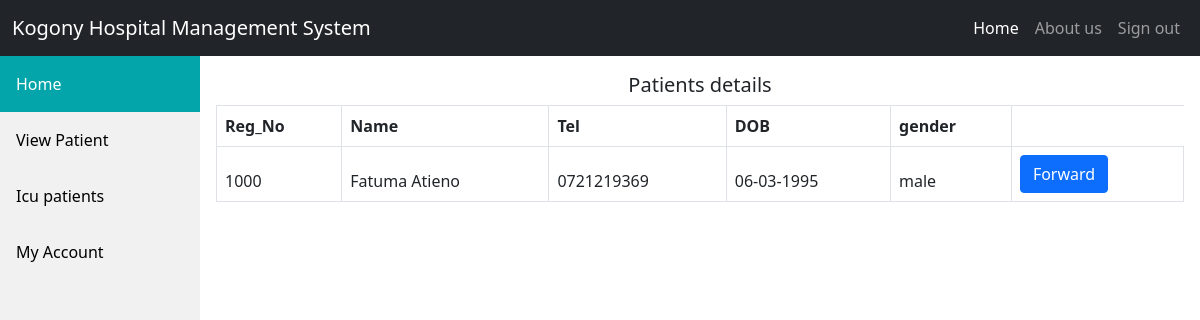
/view.php (signed in), run on the app's committed database.
### tables this page shows
CREATE TABLE `patients_details` (
  `email` varchar(30) DEFAULT NULL,
  `names` varchar(30) NOT NULL,
  `dob` varchar(30) NOT NULL,
  `gender` varchar(30) NOT NULL,
  `patient_id` int(11) NOT NULL,
  `medical_records` text DEFAULT NULL,
  `country` varchar(30) NOT NULL,
  `county` varchar(30) NOT NULL,
  `keen` varchar(30) NOT NULL,
  `keentel` varchar(30) NOT NULL,
  `tel` varchar(30) NOT NULL,
  `stage` int(10) NOT NULL
);

### view.php (the view, shortened to what this page needs)
<!DOCTYPE html>
<html lang="en">
<head>
    <link rel="stylesheet" href="style.css">
    <link rel="stylesheet" href="css/bootstrap-5.0.2-dist/css/bootstrap.min.css">
</head>
<body>
    <?php
include_once('includes/db.php');
include_once('includes/navbar.php');
include_once('includes/sidebar.php')
?>
<div class="content">
    <h5 class="text-center pt-3">Patients details</h5>
<table class="table table-bordered"> <thead> <tr>  <th>Reg_No</th>  <th>Name</th><th>Tel</th> <th>DOB</th><th>gender</th>
<?php
 $sql="SELECT * FROM patients_details p JOIN cate c ON p.stage=c.cate_id  WHERE c.name='Registrar' ";
 $ret=mysqli_query($conn,$sql);
 while ($row=mysqli_fetch_array($ret)) {
    ?>
							<tr>
                            <td><?php  echo $row['patient_id'];?></td>
    <td><?php  echo $row['names'];?></td>
    <td><?php  echo $row['tel'];?></td>
    <td><?php  echo $row['dob'];?></td>
    <td><?php  echo $row['gender'];?></td>
    <td >
    <form method="post" action="">
    <input type="submit" name="submit"value="Forward"class="btn btn-primary">
</form>  </td>
</tr><?php }?>
						</table>
  </div>
</body>
</html>

### style.css (style rules this page uses)
body { background-color: red; }

### sidebar.css (style rules this page uses)
div.content { margin-left: 200px; padding: 1px 16px; height: 1000px; }

### data on the page
patients_details: patient_id "1000", names "Fatuma Atieno", tel "0721219369", dob "06-03-1995", gender "male"
